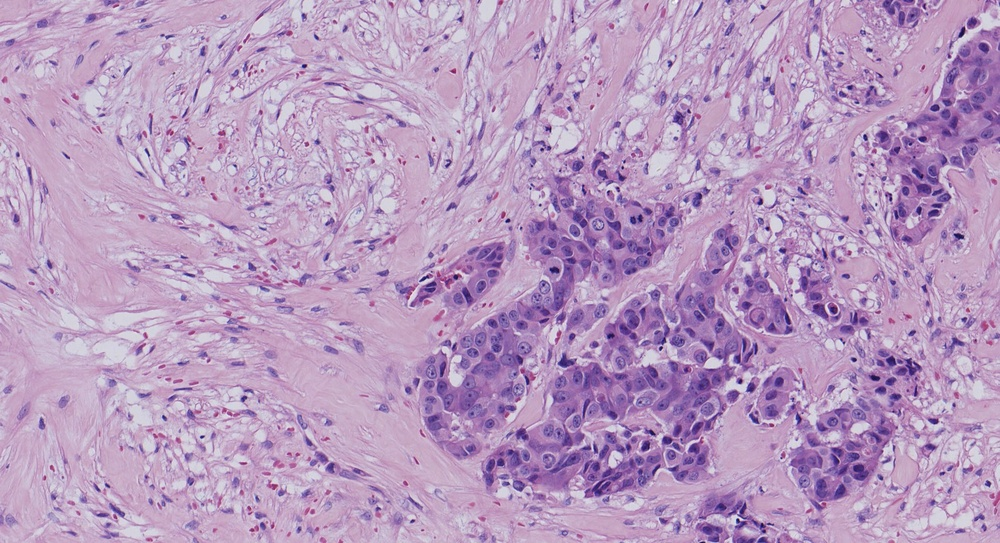
#> input picture data/X20.jpg, 1000 x 543 px, shrunk from 1916 x 1040 before the run
$ python -i roi_detection.py   (imports and definitions only)
#> lines starting #> are read from the running program, lines starting #| are printed output that depends on the picture; after the words box and inside, x2 and y2 are one past the last pixel; in counts of white or black regions, pixels touching at a corner belong together
#!/usr/bin/env python
# -*- coding:utf-8 -*-
# Author: Justin

import numpy as np
from skimage import io, filters, color, morphology, feature, measure, segmentation
from skimage.morphology import square
from PIL import ImageDraw
import utils


def get_roi(src_img):
    img = color.rgb2hsv(src_img)
#> img: shape (543, 1000, 3) float64; mean of channels 0, 1, 2 0.8, 0.21, 0.756
    # mask = np.ones(img.Shape, dtype=np.uint8)
    mask1 = (img[:, :, 2] < 0.9) & (img[:, :, 2] > 0.15)
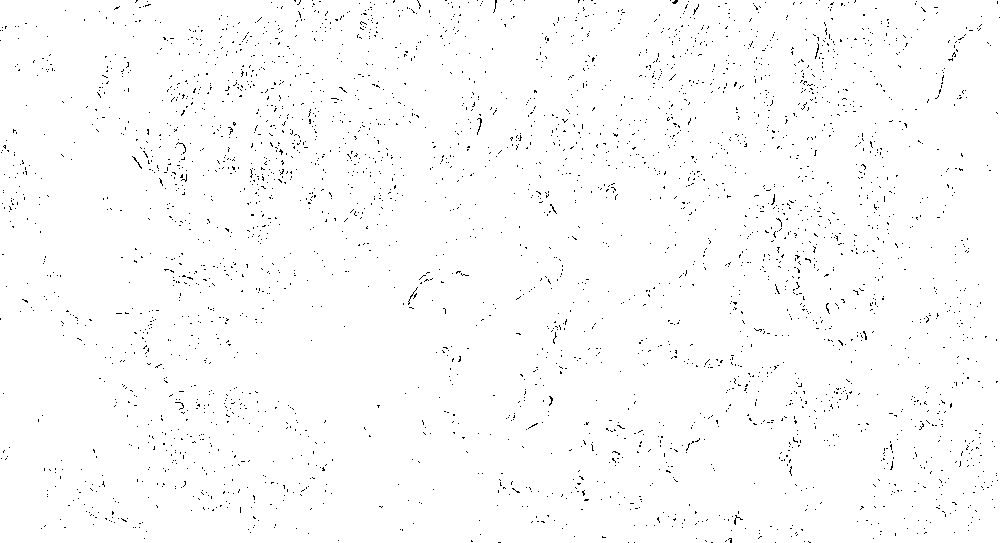
#> mask1: shape (543, 1000) bool; 98.7% white; black in thin lines or dots
    mask2 = (img[:, :, 1] < 0.9) & (img[:, :, 1] > 0.10)
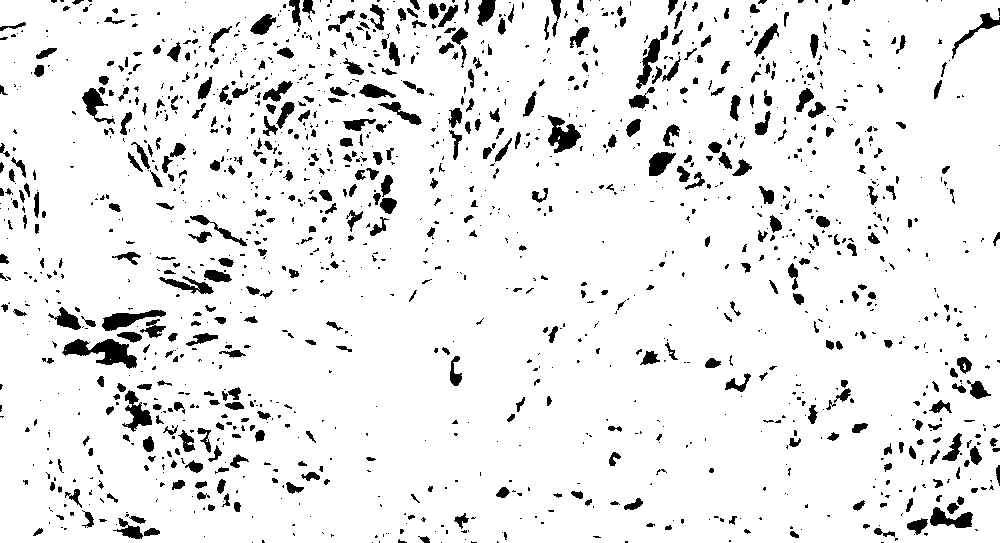
#> mask2: shape (543, 1000) bool; 92% white; 1475 black regions (986 under 20 px), largest, box (x1, y1, x2, y2) and area: (62, 339, 137, 369) 1087, (548, 115, 581, 153) 670, (102, 310, 166, 331) 603
    mask3 = (img[:, :, 0] < 0.9) & (img[:, :, 0] > 0.10)
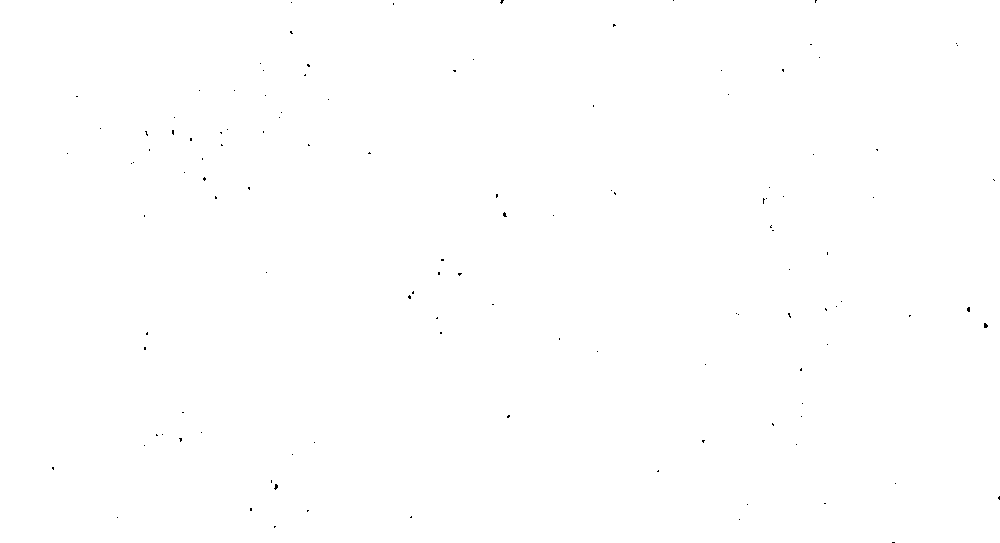
#> mask3: shape (543, 1000) bool; 99.9% white; black in thin lines or dots
    result = mask1 & mask2 & mask3
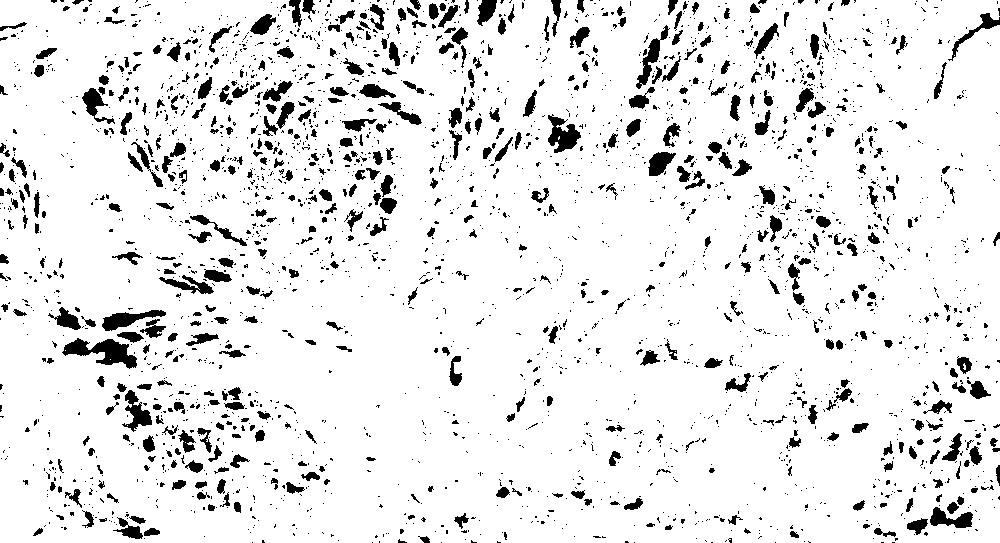
#> result: shape (543, 1000) bool; 91% white; 2921 black regions (2395 under 20 px), largest, box (x1, y1, x2, y2) and area: (62, 338, 137, 369) 1090, (548, 114, 581, 153) 693, (102, 310, 166, 331) 605

    result = morphology.binary_opening(result, square(20))
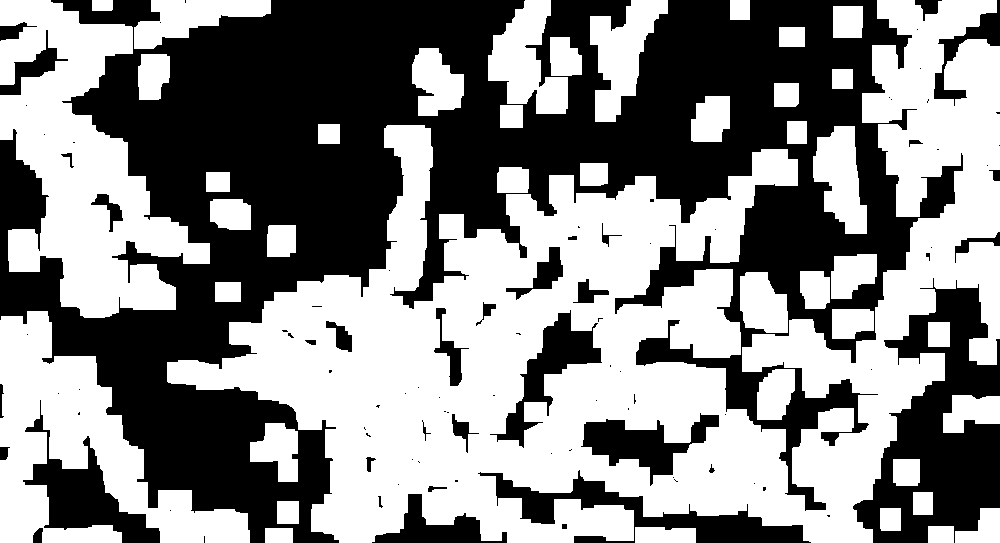
#> result: shape (543, 1000) bool; 53.1% white; 94 black regions (59 under 20 px), largest, box (x1, y1, x2, y2) and area: (0, 0, 963, 543) 205033, (853, 278, 1000, 543) 18842, (478, 470, 811, 543) 6638
    result = morphology.binary_closing(result, square(5))
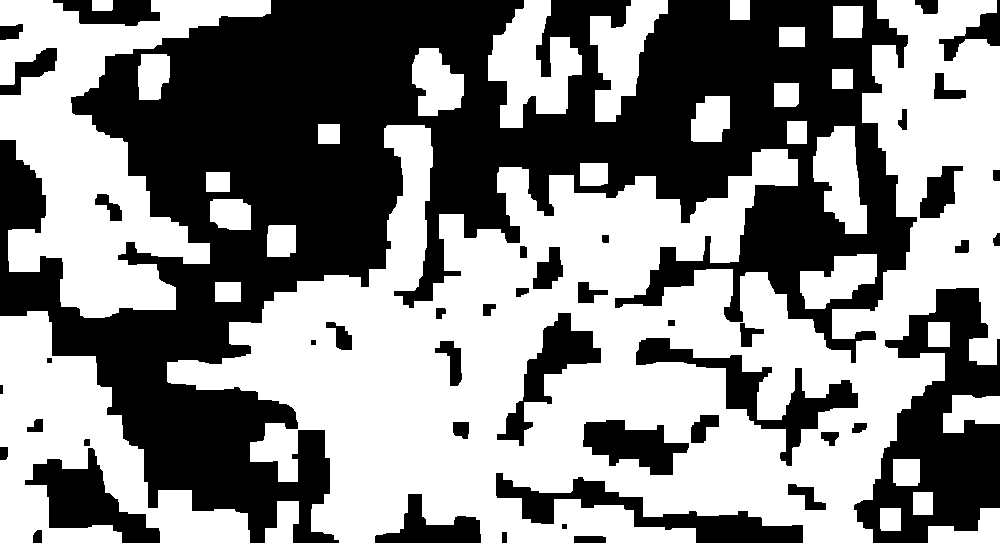
#> result: shape (543, 1000) bool; 53.7% white; 46 black regions, largest, box (x1, y1, x2, y2) and area: (0, 0, 917, 543) 193339, (854, 288, 1000, 543) 18743, (496, 473, 803, 543) 6228

    return result


def get_seeds(src_img, distance):
    patch_size = utils.PATCH_SIZE_LOW
    seed_img = morphology.binary_erosion(src_img, square(patch_size))
    seed_img = morphology.binary_erosion(seed_img, square(8))  # 留边

    space_patch = distance
    pos = seed_img.nonzero()
    y = (np.rint(pos[0] / space_patch + 0.5) * space_patch).astype(np.int32)  # row
    x = (np.rint(pos[1] / space_patch + 0.5) * space_patch).astype(np.int32)  # col

    result = set()
    for xx, yy in zip(x, y):
        result.add((xx, yy))

    return result


def draw_seeds(src_img, seeds, patch_size):
    draw = ImageDraw.Draw(src_img)
    half = patch_size / 2
    for (x, y) in seeds:
        draw.rectangle([x - half, y - half, x + half, y + half], outline='red')
    return src_img

>>> import cv2
>>> picture = cv2.cvtColor(cv2.imread('../data/X20.jpg'), cv2.COLOR_BGR2RGB)
>>> result = get_roi(picture)
